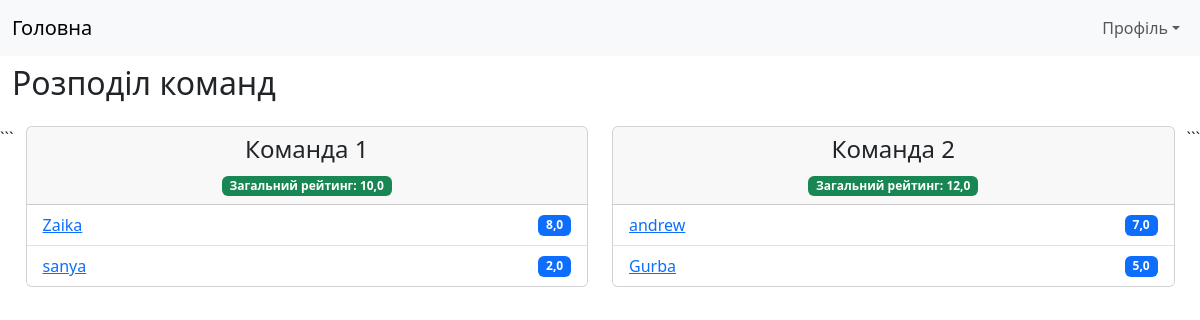
The app's page /game/1/teams (signed in) with its own data.
### main/models.py (models this page shows, shortened)
class Player(AbstractUser):
    avatar = models.ImageField(upload_to=player_avatar_path, blank=True, default='avatars/default.png', verbose_name='Аватар')
    created_at = models.DateTimeField(auto_now_add=True)
    first_name = models.CharField(max_length=50, verbose_name="Ім'я")
    last_name = models.CharField(max_length=50, verbose_name="Прізвище")
    username = models.CharField(max_length=150, unique=True, verbose_name="Логін")
    class Meta(AbstractUser.Meta):
        verbose_name = 'Гравець'

### main/views.py (the view)
# urls.py: path('game/<int:pk>/teams', game_teams, name='game_teams'),
@login_required
def game_teams(request, pk: int):
    game = get_object_or_404(Game, pk=pk)
    players = game.players.annotate(average_rating=Avg('received_ratings__rating')).order_by('-average_rating').all()
    max_players_in_team = math.ceil(min(len(players), game.max_players) / game.teams_num)
    teams_players = [[] for i in range(game.teams_num)]
    teams_totals = [0] * game.teams_num
    for player in players[:game.max_players]:
        for i in range(game.teams_num):
            is_not_enough_players = len(teams_players[i]) < max_players_in_team
            is_min_team_rating = teams_totals[i] <= min(teams_totals)
            if is_not_enough_players and is_min_team_rating:
                teams_players[i].append(player)
                teams_totals[i] += player.average_rating or 0
                break
    teams = []
    for i in range(game.teams_num):
        teams.append({
            'id': i + 1,
            'players': teams_players[i],
            'avg_rating': teams_totals[i] / len(teams_players[i]),
            'total_rating': teams_totals[i]
        })
    context = {'teams': teams}
    return render(request, 'main/game/teams.html', context=context)

### main/templates/main/game/teams.html (shortened to what this page needs)
{% extends 'layout/basic.html' %}
{% load django_bootstrap5 %}
{% block content %}
<h2 class="mb-4">Розподіл команд</h2>
<div class="row">
    ```
    {% for team in teams %}
    <div class="col">
        <div class="card h-100">
            <div class="card-header text-center">
                <h4>Команда {{ team.id }}</h4>
                <div class="badge bg-success">
                    Загальний рейтинг: {{ team.total_rating|floatformat:1 }}
                </div>
            </div>
            <ul class="list-group list-group-flush">
                {% for player in team.players %}
                <li class="list-group-item">
                    <div class="d-flex justify-content-between align-items-center">
                        <a href="{% url 'main:player' pk=player.pk %}">
                            {{ player.username }}
                        </a>
                        <span class="badge bg-primary">
                            {{ player.average_rating|default:0|floatformat:1 }}
                        </span>
                    </div>
                </li>
                {% endfor %}
            </ul>
        </div>
    </div>
    {% endfor %}
    ```
</div>
{% endblock %}

### records on screen
Player: username "Zaika", average_rating "8,0"
Player: username "sanya", average_rating "2,0"
Player: username "andrew", average_rating "7,0"
Player: username "Gurba", average_rating "5,0"

### other values on screen
{{ team.id }} "1" "2"
{{ team.total_rating|floatformat:1 }} "10,0" "12,0"
